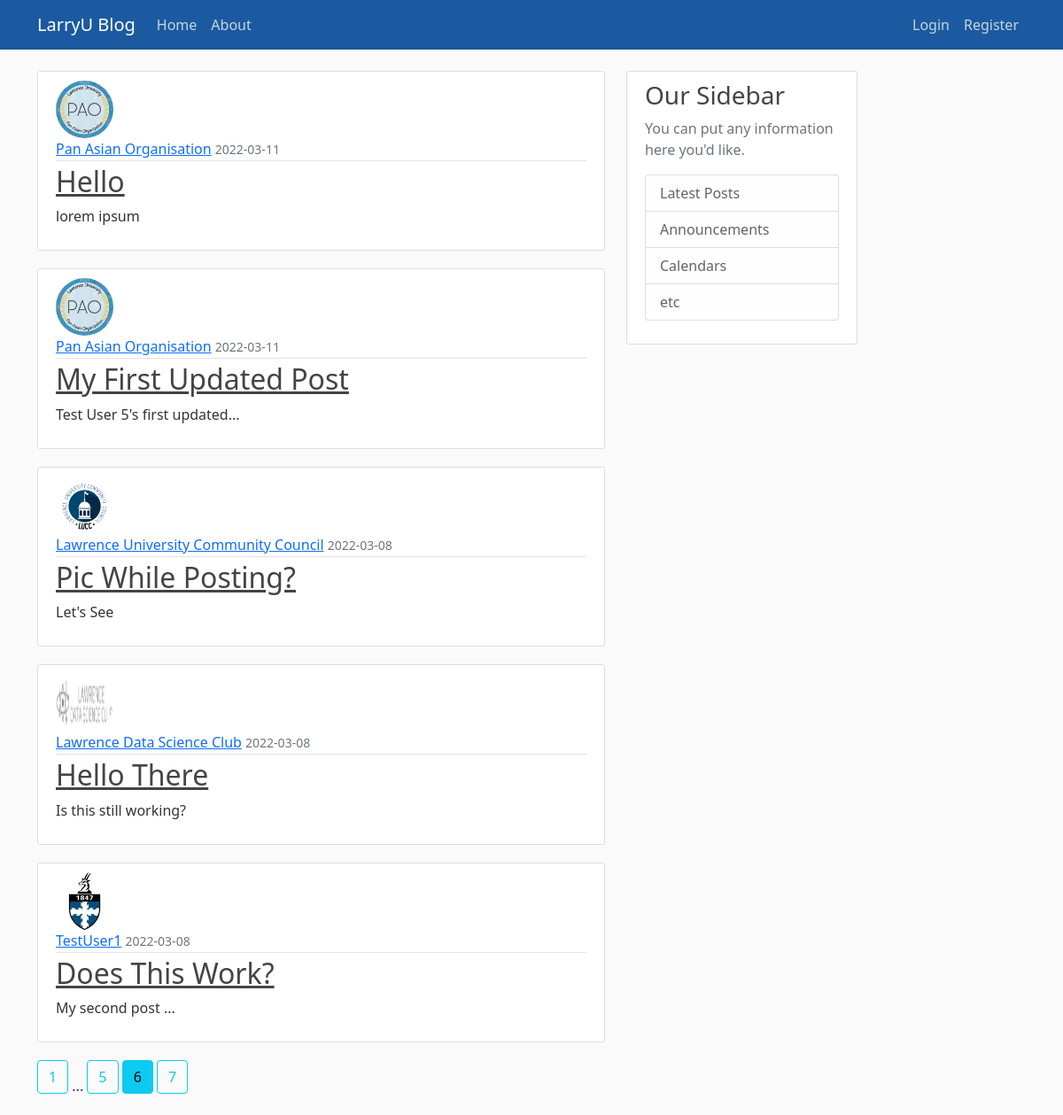
Screenshot of /home?page=6 with the database file from the repository.
### flaskblog/models.py (models this page shows, shortened)
class Post(db.Model):
    id = db.Column(db.Integer, primary_key=True)
    title = db.Column(db.String(100), nullable=False)
    date_posted = db.Column(db.DateTime, nullable=False, default=datetime.utcnow)
    content = db.Column(db.Text, nullable=False)
    user_id = db.Column(db.Integer, db.ForeignKey("user.id"), nullable=False)

class User(db.Model, UserMixin):
    id = db.Column(db.Integer, primary_key=True)
    username = db.Column(db.String(20), unique=True, nullable=False)
    email = db.Column(db.String(120), unique=True, nullable=False)
    image_file = db.Column(db.String(20), nullable=False, default="default.jpg")
    password = db.Column(db.String(60), nullable=False)
    posts = db.relationship("Post", backref="author", lazy=True)

### flaskblog/main/routes.py (the view)
@main.route("/")
@main.route("/home")
def home():
    page = request.args.get('page', 1, type=int)
    posts = Post.query.order_by(Post.date_posted.desc()).paginate(page=page, per_page=5)
    return render_template("home.html", posts=posts)

### flaskblog/templates/home.html
{% extends "layout.html" %}
{% block content %}
    {% for post in posts.items %}
        <article class="media content-section">
            <img class="rounded-circle article-img" src="{{ url_for('static', filename='profile_pics/' + post.author.image_file) }}"/>
            <div class="media-body">
                <div class="article-metadata">
                    <a class="mr-2" href="{{ url_for('users.user_posts', username=post.author.username) }}">{{ post.author.username }}</a>
                    <small class="text-muted">{{ post.date_posted.strftime('%Y-%m-%d') }}</small>
                </div>
                <h2><a class="article-title" href="{{ url_for('posts.post', post_id=post.id) }}">{{ post.title }}</a></h2>
                <p class="article-content">{{ post.content }}</p>
            </div>
        </article>
    {% endfor %}
    {% for page_num in posts.iter_pages(left_edge=1, right_edge=1, left_current=1, right_current=2) %}
        {% if page_num %}
            {% if posts.page == page_num %}
                <a class="btn btn-info mb-4" href="{{ url_for('main.home', page=page_num) }}">{{ page_num }}</a>
            {% else %}
                <a class="btn btn-outline-info mb-4" href="{{ url_for('main.home', page=page_num) }}">{{ page_num }}</a>
            {% endif %}
        {% else %}
            ...
        {% endif %}
    {% endfor %}
{% endblock content %}

### flaskblog/static/main.css (style rules this page uses)
body { background: #fafafa; color: #333333; margin-top: 5rem; }
h1, h2, h3, h4, h5, h6 { color: #444444; }
.content-section { background: #ffffff; padding: 10px 20px; border: 1px solid #dddddd; border-radius: 3px; margin-bottom: 20px; }
.article-title { color: #444444; }
.article-content { white-space: pre-line; }
.article-img { height: 65px; width: 65px; margin-right: 16px; }
.article-metadata { padding-bottom: 1px; margin-bottom: 4px; border-bottom: 1px solid #e3e3e3; }

### rows the page displays
Post: image_file (picture), author.username "Pan Asian Organisation", date_posted "2022-03-11", title "Hello", content "lorem ipsum"
Post: image_file (picture), author.username "Pan Asian Organisation", date_posted "2022-03-11", title "My First Updated Post", content "Test User 5's first updated..."
Post: image_file (picture), author.username "Lawrence University Community Council", date_posted "2022-03-08", title "Pic While Posting?", content "Let's See"
Post: image_file (picture), author.username "Lawrence Data Science Club", date_posted "2022-03-08", title "Hello There", content "Is this still working?"
Post: image_file (picture), author.username "TestUser1", date_posted "2022-03-08", title "Does This Work?", content "My second post ..."

### other values shown
{{ page_num }} "1" "5" "7"
{{ page_num }} "6"
